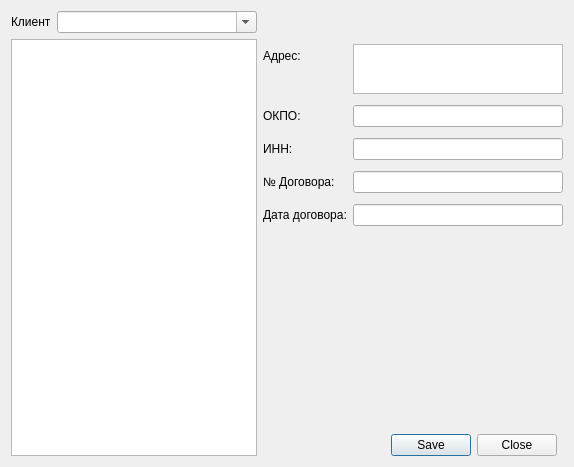
<?xml version="1.0" encoding="UTF-8"?>
<ui version="4.0">
 <class>FirmsDialog</class>
 <widget class="QDialog" name="FirmsDialog">
  <property name="geometry">
   <rect>
    <x>0</x>
    <y>0</y>
    <width>574</width>
    <height>467</height>
   </rect>
  </property>
  <property name="windowTitle">
   <string>Справочник Юр.Лиц</string>
  </property>
  <property name="windowIcon">
   <iconset resource="../resource.qrc">
    <normaloff>:/Images/filecabinet.png</normaloff>:/Images/filecabinet.png</iconset>
  </property>
  <layout class="QGridLayout" name="gridLayout">
   <item row="0" column="0">
    <widget class="QLabel" name="label">
     <property name="text">
      <string>Клиент</string>
     </property>
    </widget>
   </item>
   <item row="0" column="1">
    <widget class="QComboBox" name="comboBoxClients">
     <property name="minimumSize">
      <size>
       <width>200</width>
       <height>0</height>
      </size>
     </property>
     <property name="editable">
      <bool>true</bool>
     </property>
     <property name="maxVisibleItems">
      <number>20</number>
     </property>
    </widget>
   </item>
   <item row="1" column="0" rowspan="3" colspan="2">
    <widget class="QListView" name="listViewClients"/>
   </item>
   <item row="1" column="2" colspan="2">
    <layout class="QFormLayout" name="formLayout">
     <item row="0" column="0">
      <widget class="QLabel" name="label_2">
       <property name="text">
        <string>Адрес:</string>
       </property>
      </widget>
     </item>
     <item row="0" column="1">
      <widget class="QPlainTextEdit" name="plainTextEditAdress">
       <property name="minimumSize">
        <size>
         <width>0</width>
         <height>0</height>
        </size>
       </property>
       <property name="maximumSize">
        <size>
         <width>16777215</width>
         <height>50</height>
        </size>
       </property>
      </widget>
     </item>
     <item row="1" column="0">
      <widget class="QLabel" name="label_3">
       <property name="text">
        <string>ОКПО:</string>
       </property>
      </widget>
     </item>
     <item row="1" column="1">
      <widget class="QLineEdit" name="lineEditOKPO"/>
     </item>
     <item row="2" column="0">
      <widget class="QLabel" name="label_4">
       <property name="text">
        <string>ИНН:</string>
       </property>
      </widget>
     </item>
     <item row="2" column="1">
      <widget class="QLineEdit" name="lineEditINN"/>
     </item>
     <item row="3" column="0">
      <widget class="QLabel" name="Label">
       <property name="text">
        <string>№ Договора:</string>
       </property>
      </widget>
     </item>
     <item row="3" column="1">
      <widget class="QLineEdit" name="lineEditNumDog"/>
     </item>
     <item row="4" column="0">
      <widget class="QLabel" name="Label_2">
       <property name="text">
        <string>Дата договора:</string>
       </property>
      </widget>
     </item>
     <item row="4" column="1">
      <widget class="QLineEdit" name="lineEditDateDog"/>
     </item>
    </layout>
   </item>
   <item row="3" column="2">
    <widget class="QDialogButtonBox" name="buttonBox">
     <property name="standardButtons">
      <set>QDialogButtonBox::Close|QDialogButtonBox::Save</set>
     </property>
    </widget>
   </item>
   <item row="2" column="2">
    <spacer name="verticalSpacer">
     <property name="orientation">
      <enum>Qt::Vertical</enum>
     </property>
     <property name="sizeHint" stdset="0">
      <size>
       <width>20</width>
       <height>40</height>
      </size>
     </property>
    </spacer>
   </item>
  </layout>
 </widget>
 <resources>
  <include location="../resource.qrc"/>
 </resources>
 <connections/>
</ui>
